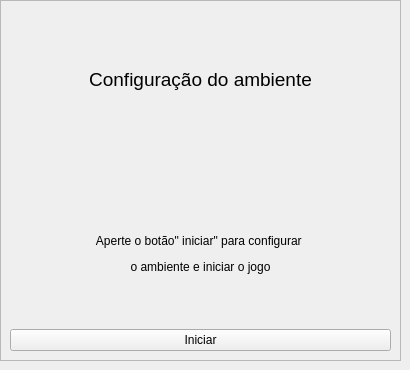
      <widget class="QWidget" name="iniciar_config">
       <widget class="QFrame" name="frame_15">
        <property name="geometry">
         <rect>
          <x>0</x>
          <y>0</y>
          <width>401</width>
          <height>361</height>
         </rect>
        </property>
        <property name="frameShape">
         <enum>QFrame::StyledPanel</enum>
        </property>
        <property name="frameShadow">
         <enum>QFrame::Raised</enum>
        </property>
        <layout class="QVBoxLayout" name="verticalLayout_16">
         <item>
          <widget class="QLabel" name="label_19">
           <property name="text">
            <string>&lt;html&gt;&lt;head/&gt;&lt;body&gt;&lt;p align=&quot;center&quot;&gt;&lt;span style=&quot; font-size:14pt;&quot;&gt;Configuração do ambiente&lt;/span&gt;&lt;/p&gt;&lt;/body&gt;&lt;/html&gt;</string>
           </property>
          </widget>
         </item>
         <item>
          <spacer name="verticalSpacer_7">
           <property name="orientation">
            <enum>Qt::Vertical</enum>
           </property>
           <property name="sizeType">
            <enum>QSizePolicy::Maximum</enum>
           </property>
           <property name="sizeHint" stdset="0">
            <size>
             <width>20</width>
             <height>30</height>
            </size>
           </property>
          </spacer>
         </item>
         <item>
          <widget class="QLabel" name="label_20">
           <property name="text">
            <string>&lt;html&gt;&lt;head/&gt;&lt;body&gt;&lt;p align=&quot;center&quot;&gt;Aperte o botão&amp;quot; iniciar&amp;quot; para configurar &lt;/p&gt;&lt;p align=&quot;center&quot;&gt;o ambiente e iniciar o jogo&lt;/p&gt;&lt;/body&gt;&lt;/html&gt;</string>
           </property>
          </widget>
         </item>
         <item>
          <widget class="QPushButton" name="iniciar">
           <property name="text">
            <string>Iniciar</string>
           </property>
          </widget>
         </item>
        </layout>
       </widget>
      </widget>
